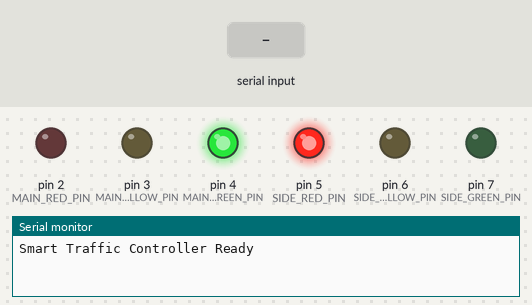
The sketch below on a simulated Arduino Uno, built with avr-gcc and run on an emulated ATmega328P. On the bench: output pins drawn as LEDs (lit = HIGH), the last lines printed to the serial monitor. The test bench sets the inputs (shaded band).

Above: at 1.2 s.
1.3 s: "STATUS,1\n" received over Serial
2.8 s: "REQUEST_MAIN\n" received over Serial
4.3 s: "REQUEST_SIDE\n" received over Serial
At 10.9 s:
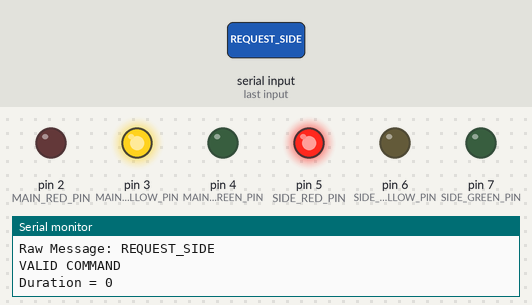
At 15.2 s:
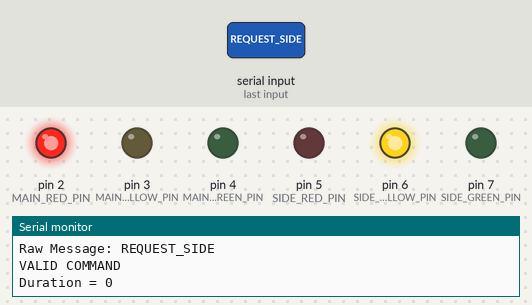
Timing chart, 0 to 15.5 s (numbered marks = the images above; inputs shaded):
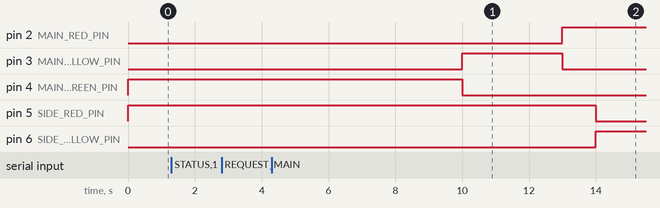

Measured:
- after the input at 4.3 s, pin 6 (SIDE_YELLOW_PIN): LOW → HIGH after 9.7 s; pin 7 (SIDE_GREEN_PIN): stays LOW (without the input it goes to HIGH after 9.7 s)

The sketch:

TrafficController.ino
```cpp
#include "Config.h"

#include "TrafficLights.h"
#include "TimerManager.h"
#include "SerialManager.h"
#include "CommandParser.h"
#include "StateMachine.h"

TrafficLights trafficLights;
TimerManager timer;
SerialManager serialManager;
CommandParser parser;

StateMachine stateMachine(trafficLights, timer);

void setup()
{
    trafficLights.begin();

    serialManager.begin(SERIAL_BAUD_RATE);

    stateMachine.begin();

    serialManager.sendMessage("Smart Traffic Controller Ready");
}

void loop()
{
    // Read serial data
    serialManager.update();

    // Process new command
    if (serialManager.available())
{
    Serial.println("Message Received!");

    String msg = serialManager.getMessage();

    Serial.print("Raw Message: ");
    Serial.println(msg);

    // changed here
Command cmd = parser.parse(msg);

if (cmd.valid)
{
    Serial.println("VALID COMMAND");
    Serial.print("Duration = ");
    Serial.println(cmd.duration);
}
else
{
    Serial.println("INVALID COMMAND");
}

stateMachine.handleCommand(cmd);
    //change end here

    serialManager.clearMessage();
}

    // Update controller
    stateMachine.update();
}
```

CommandParser.cpp
```cpp
#include "CommandParser.h"

Command CommandParser::parse(const String& message)
{
    Command cmd;

    int commaIndex = message.indexOf(',');

    String commandString;
    String durationString;

    if (commaIndex == -1)
    {
        commandString = message;
    }
    else
    {
        commandString = message.substring(0, commaIndex);
        durationString = message.substring(commaIndex + 1);
    }

    commandString.trim();
    durationString.trim();

    cmd.type = getCommandType(commandString);

    if (durationString.length() > 0)
    {
        cmd.duration = durationString.toInt();
    }
    else
    {
        cmd.duration = 0;
    }

    cmd.valid = (cmd.type != CommandType::NONE);

    return cmd;
}

CommandType CommandParser::getCommandType(const String& command)
{
    if (command == "REQUEST_MAIN")
        return CommandType::REQUEST_MAIN;

    if (command == "REQUEST_SIDE")
        return CommandType::REQUEST_SIDE;

    if (command == "EMERGENCY_MAIN")
        return CommandType::EMERGENCY_MAIN;

    if (command == "EMERGENCY_SIDE")
        return CommandType::EMERGENCY_SIDE;

    if (command == "STATUS")
        return CommandType::STATUS_REQUEST;

    if (command == "RESET")
        return CommandType::RESET;

    if (command == "FAILSAFE")
        return CommandType::FAILSAFE;

    return CommandType::NONE;
}
```

CommandParser.h
```cpp
#ifndef COMMAND_PARSER_H
#define COMMAND_PARSER_H

#include <Arduino.h>
#include "Protocol.h"

class CommandParser
{
public:
    Command parse(const String& message);

private:
    CommandType getCommandType(const String& command);
};

#endif
```

Emergency.cpp
```cpp

```

FailSafe.cpp
```cpp

```

Protocol.h
```cpp
#ifndef PROTOCOL_H
#define PROTOCOL_H

#include <Arduino.h>

enum class CommandType
{
    NONE,

    REQUEST_MAIN,
    REQUEST_SIDE,

    EMERGENCY_MAIN,
    EMERGENCY_SIDE,

    STATUS_REQUEST,

    RESET,

    FAILSAFE
};

enum class TrafficState
{
    INIT,

    MAIN_GREEN,
    MAIN_YELLOW,

    ALL_RED_TO_SIDE,

    SIDE_GREEN,
    SIDE_YELLOW,

    ALL_RED_TO_MAIN,

    FAILSAFE
};

struct Command
{
    CommandType type;

    uint16_t duration;

    bool valid;
};

#endif
```

SerialManager.cpp
```cpp
#include "SerialManager.h"

void SerialManager::begin(unsigned long baudRate)
{
    Serial.begin(baudRate);

    while (!Serial)
    {
        ;   // Wait for Serial on boards that support it
    }
}

void SerialManager::update()
{
    while (Serial.available())
    {
        char c = Serial.read();

        if (c == '\n')
        {
            message = rxBuffer;
            rxBuffer = "";
            newMessage = true;
        }
        else
        {
            rxBuffer += c;
        }
    }
}

bool SerialManager::available()
{
    return newMessage;
}

String SerialManager::getMessage()
{
    return message;
}

void SerialManager::clearMessage()
{
    message = "";
    newMessage = false;
}

void SerialManager::sendMessage(const String &message)
{
    Serial.println(message);
}
```

SerialManager.h
```cpp
#ifndef SERIAL_MANAGER_H
#define SERIAL_MANAGER_H

#include <Arduino.h>

class SerialManager
{
public:
    void begin(unsigned long baudRate);

    void update();

    bool available();

    String getMessage();

    void clearMessage();

    void sendMessage(const String &message);

private:
    String rxBuffer = "";
    String message = "";
    bool newMessage = false;
};

#endif
```

StateMachine.cpp
```cpp
#include "StateMachine.h"

StateMachine::StateMachine(
    TrafficLights& lights,
    TimerManager& timer)
    :
    trafficLights(lights),
    timer(timer)
{

}

void StateMachine::begin()
{
    currentState = TrafficState::INIT;

    pendingCommand.valid = false;

    enterMainGreen();
}

void StateMachine::handleCommand(const Command& command)
{
    if (!command.valid)
        return;

    pendingCommand = command;

    hasPendingCommand = true;
}

void StateMachine::update()
{
    if (!timer.expired())
        return;

    switch (currentState)
    {
        case TrafficState::MAIN_GREEN:

            transitionFromMain = true;

            enterMainYellow();

            break;

        case TrafficState::MAIN_YELLOW:

            enterAllRedToSide();

            break;

        case TrafficState::ALL_RED_TO_SIDE:

            enterSideGreen();

            break;

        case TrafficState::SIDE_GREEN:

            transitionFromMain = false;

            enterSideYellow();

            break;

        case TrafficState::SIDE_YELLOW:

            enterAllRedToMain();

            break;

        case TrafficState::ALL_RED_TO_MAIN:

            enterMainGreen();

            break;

        default:

            break;
    }
}

void StateMachine::enterMainGreen()
{
    currentState = TrafficState::MAIN_GREEN;

    trafficLights.setMainGreen();

    currentGreenDuration = 10000;

    if (hasPendingCommand &&
        pendingCommand.type == CommandType::REQUEST_MAIN)
    {
        currentGreenDuration = pendingCommand.duration * 1000;

        hasPendingCommand = false;
        pendingCommand.valid = false;
    }

    timer.start(currentGreenDuration);
}

void StateMachine::enterMainYellow()
{
    currentState = TrafficState::MAIN_YELLOW;

    trafficLights.setMainYellow();

    timer.start(3000);
}

void StateMachine::enterAllRedToSide()
{
    currentState = TrafficState::ALL_RED_TO_SIDE;

    trafficLights.setAllRed();

    timer.start(1000);
}

void StateMachine::enterSideGreen()
{
    currentState = TrafficState::SIDE_GREEN;

    trafficLights.setSideGreen();

    currentGreenDuration = 10000;

    if (hasPendingCommand &&
        pendingCommand.type == CommandType::REQUEST_SIDE)
    {
        currentGreenDuration = pendingCommand.duration * 1000;

        hasPendingCommand = false;
        pendingCommand.valid = false;
    }

    timer.start(currentGreenDuration);
}

void StateMachine::enterSideYellow()
{
    currentState = TrafficState::SIDE_YELLOW;

    trafficLights.setSideYellow();

    timer.start(3000);
}

void StateMachine::enterAllRedToMain()
{
    currentState = TrafficState::ALL_RED_TO_MAIN;

    trafficLights.setAllRed();

    timer.start(1000);
}

TrafficState StateMachine::getCurrentState() const
{
    return currentState;
}
```

StateMachine.h
```cpp
#ifndef STATE_MACHINE_H
#define STATE_MACHINE_H

#include <Arduino.h>

#include "Protocol.h"
#include "TrafficLights.h"
#include "TimerManager.h"

class StateMachine
{
public:

    StateMachine(
        TrafficLights& lights,
        TimerManager& timer);

    void begin();

    void update();

    void handleCommand(const Command& command);

    TrafficState getCurrentState() const;

private:

    TrafficLights& trafficLights;

    TimerManager& timer;

    TrafficState currentState;

    Command pendingCommand;

    bool hasPendingCommand = false;

    uint16_t currentGreenDuration = 10000;

    bool transitionFromMain = true;

    void enterMainGreen();

    void enterMainYellow();

    void enterAllRedToSide();

    void enterSideGreen();

    void enterSideYellow();

    void enterAllRedToMain();
};

#endif
```

TimerManager.cpp
```cpp
#include "TimerManager.h"

void TimerManager::start(unsigned long time)
{
    duration = time;
    startTime = millis();
    active = true;
}

void TimerManager::stop()
{
    active = false;
}

bool TimerManager::running()
{
    return active;
}

bool TimerManager::expired()
{
    if (!active)
        return false;

    if (millis() - startTime >= duration)
    {
        active = false;
        return true;
    }

    return false;
}

unsigned long TimerManager::elapsed()
{
    if (!active)
        return 0;

    return millis() - startTime;
}

unsigned long TimerManager::remaining()
{
    if (!active)
        return 0;

    unsigned long passed = millis() - startTime;

    if (passed >= duration)
        return 0;

    return duration - passed;
}
```

TimerManager.h
```cpp
#ifndef TIMER_MANAGER_H
#define TIMER_MANAGER_H

#include <Arduino.h>

class TimerManager
{
public:

    void start(unsigned long duration);

    void stop();

    bool expired();

    bool running();

    unsigned long elapsed();

    unsigned long remaining();

private:

    unsigned long startTime = 0;

    unsigned long duration = 0;

    bool active = false;
};

#endif
```

TrafficLights.cpp
```cpp
#include "TrafficLights.h"
#include "Config.h"

void TrafficLights::begin()
{
    pinMode(MAIN_RED_PIN, OUTPUT);
    pinMode(MAIN_YELLOW_PIN, OUTPUT);
    pinMode(MAIN_GREEN_PIN, OUTPUT);

    pinMode(SIDE_RED_PIN, OUTPUT);
    pinMode(SIDE_YELLOW_PIN, OUTPUT);
    pinMode(SIDE_GREEN_PIN, OUTPUT);

    setAllRed();
}

void TrafficLights::turnOffAll()
{
    digitalWrite(MAIN_RED_PIN, LOW);
    digitalWrite(MAIN_YELLOW_PIN, LOW);
    digitalWrite(MAIN_GREEN_PIN, LOW);

    digitalWrite(SIDE_RED_PIN, LOW);
    digitalWrite(SIDE_YELLOW_PIN, LOW);
    digitalWrite(SIDE_GREEN_PIN, LOW);
}

void TrafficLights::setMainGreen()
{
    turnOffAll();

    digitalWrite(MAIN_GREEN_PIN, HIGH);
    digitalWrite(SIDE_RED_PIN, HIGH);
}

void TrafficLights::setMainYellow()
{
    turnOffAll();

    digitalWrite(MAIN_YELLOW_PIN, HIGH);
    digitalWrite(SIDE_RED_PIN, HIGH);
}

void TrafficLights::setMainRed()
{
    turnOffAll();

    digitalWrite(MAIN_RED_PIN, HIGH);
}

void TrafficLights::setSideGreen()
{
    turnOffAll();

    digitalWrite(SIDE_GREEN_PIN, HIGH);
    digitalWrite(MAIN_RED_PIN, HIGH);
}

void TrafficLights::setSideYellow()
{
    turnOffAll();

    digitalWrite(SIDE_YELLOW_PIN, HIGH);
    digitalWrite(MAIN_RED_PIN, HIGH);
}

void TrafficLights::setSideRed()
{
    turnOffAll();

    digitalWrite(SIDE_RED_PIN, HIGH);
}

void TrafficLights::setAllRed()
{
    turnOffAll();

    digitalWrite(MAIN_RED_PIN, HIGH);
    digitalWrite(SIDE_RED_PIN, HIGH);
}

void TrafficLights::allOff()
{
    turnOffAll();
}
```

TrafficLights.h
```cpp
#ifndef TRAFFIC_LIGHTS_H
#define TRAFFIC_LIGHTS_H

#include <Arduino.h>

class TrafficLights
{
public:

    // Initialize all GPIO pins
    void begin();

    // Main Road
    void setMainGreen();
    void setMainYellow();
    void setMainRed();

    // Side Road
    void setSideGreen();
    void setSideYellow();
    void setSideRed();

    // Safety
    void setAllRed();

    // Turn everything off
    void allOff();

private:

    // Helper function
    void turnOffAll();
};

#endif
```

logger.cpp
```cpp

```

Config.h
```cpp
#ifndef CONFIG_H
#define CONFIG_H

/*************************************************
 *                GPIO PIN DEFINITIONS
 *************************************************/

// Main Road LEDs
#define MAIN_RED_PIN       2
#define MAIN_YELLOW_PIN    3
#define MAIN_GREEN_PIN     4

// Side Road LEDs
#define SIDE_RED_PIN       5
#define SIDE_YELLOW_PIN    6
#define SIDE_GREEN_PIN     7


/*************************************************
 *             SERIAL CONFIGURATION
 *************************************************/

#define SERIAL_BAUD_RATE   115200


/*************************************************
 *          DEFAULT SIGNAL TIMINGS (ms)
 *************************************************/

#define MAIN_GREEN_TIME    20000    // 20 seconds
#define SIDE_GREEN_TIME    15000    // 15 seconds
#define YELLOW_TIME         3000    // 3 seconds
#define ALL_RED_TIME        1000    // 1 second


/*************************************************
 *          SAFETY CONFIGURATION
 *************************************************/

#define COMM_TIMEOUT        5000    // 5 seconds

#define MIN_GREEN_TIME      5000
#define MAX_GREEN_TIME      60000


/*************************************************
 *          SYSTEM INFORMATION
 *************************************************/

#define SYSTEM_NAME         "Smart Traffic Controller"
#define FIRMWARE_VERSION    "1.0.0"

#endif
```
